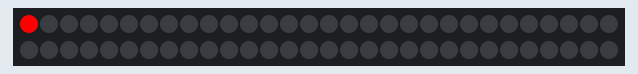
This program was run on a simulated Arduino Nano, built with avr-gcc and run on an emulated ATmega328P. Parts: 60 RGB LEDs in strip order, left to right, continuing on the next row.

Above: at 0.16 s.
At 4.26 s:
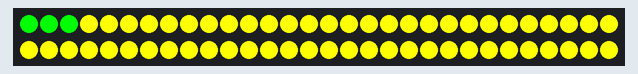
At 7.09 s:
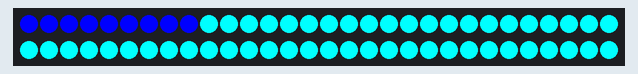
At 14.36 s:
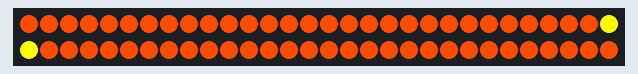
At 18.39 s:
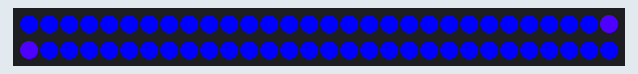
At 29.54 s:
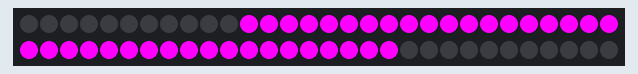

The program:

main.cpp
```cpp
#include <Adafruit_NeoPixel.h>
#include <config.h>

void setup()
{
    strip.begin();
    strip.setBrightness(255);
}

void colors()
{
    for (int i = 0; i < NUM_LEDS; i++) {
        strip.setPixelColor(i, strip.Color(255, 0, 0));
        strip.show();
        delay(20);
    }

    for (int i = 0; i < NUM_LEDS; i++) {
        strip.setPixelColor(i, strip.Color(255, 77, 0));
        strip.show();
        delay(20);
    }

    for (int i = 0; i < NUM_LEDS; i++) {
        strip.setPixelColor(i, strip.Color(255, 255, 0));
        strip.show();
        delay(20);
    }

    for (int i = 0; i < NUM_LEDS; i++) {
        strip.setPixelColor(i, strip.Color(0, 255, 0));
        strip.show();
        delay(20);
    }

    for (int i = 0; i < NUM_LEDS; i++) {
        strip.setPixelColor(i, strip.Color(0, 255, 255));
        strip.show();
        delay(20);
    }

    for (int i = 0; i < NUM_LEDS; i++) {
        strip.setPixelColor(i, strip.Color(0, 0, 255));
        strip.show();
        delay(20);
    }

    for (int i = 0; i < NUM_LEDS; i++) {
        strip.setPixelColor(i, strip.Color(77, 0, 255));
        strip.show();
        delay(20);
    }

    for (int i = 0; i < NUM_LEDS; i++) {
        strip.setPixelColor(i, strip.Color(255, 0, 255));
        strip.show();
        delay(20);
    }

    for (int i = 0; i < NUM_LEDS; i++) {
        strip.setPixelColor(i, strip.Color(0, 0, 0));
        strip.show();
        delay(20);
    }
}

void center()
{
    for (int i = NUM_LEDS / 2; i >= 0; i--) {
        strip.setPixelColor(NUM_LEDS - i - 1, strip.Color(255, 0, 0));
        strip.setPixelColor(i, strip.Color(255, 0, 0));
        strip.show();
        delay(30);
    }

    for (int i = NUM_LEDS / 2; i >= 0; i--) {
        strip.setPixelColor(NUM_LEDS - i - 1, strip.Color(255, 77, 0));
        strip.setPixelColor(i, strip.Color(255, 77, 0));
        strip.show();
        delay(30);
    }

    for (int i = NUM_LEDS / 2; i >= 0; i--) {
        strip.setPixelColor(NUM_LEDS - i - 1, strip.Color(255, 255, 0));
        strip.setPixelColor(i, strip.Color(255, 255, 0));
        strip.show();
        delay(30);
    }

    for (int i = NUM_LEDS / 2; i >= 0; i--) {
        strip.setPixelColor(NUM_LEDS - i - 1, strip.Color(0, 255, 0));
        strip.setPixelColor(i, strip.Color(0, 255, 0));
        strip.show();
        delay(30);
    }

    for (int i = NUM_LEDS / 2; i >= 0; i--) {
        strip.setPixelColor(NUM_LEDS - i - 1, strip.Color(0, 255, 255));
        strip.setPixelColor(i, strip.Color(0, 255, 255));
        strip.show();
        delay(30);
    }

    for (int i = NUM_LEDS / 2; i >= 0; i--) {
        strip.setPixelColor(NUM_LEDS - i - 1, strip.Color(0, 0, 255));
        strip.setPixelColor(i, strip.Color(0, 0, 255));
        strip.show();
        delay(30);
    }

    for (int i = NUM_LEDS / 2; i >= 0; i--) {
        strip.setPixelColor(NUM_LEDS - i - 1, strip.Color(77, 0, 255));
        strip.setPixelColor(i, strip.Color(77, 0, 255));
        strip.show();
        delay(30);
    }

    for (int i = NUM_LEDS / 2; i >= 0; i--) {
        strip.setPixelColor(NUM_LEDS - i - 1, strip.Color(255, 0, 255));
        strip.setPixelColor(i, strip.Color(255, 0, 255));
        strip.show();
        delay(30);
    }

    for (int i = NUM_LEDS / 2; i >= 0; i--) {
        strip.setPixelColor(NUM_LEDS - i - 1, strip.Color(0, 0, 0));
        strip.setPixelColor(i, strip.Color(0, 0, 0));
        strip.show();
        delay(30);
    }
}

void toCenter()
{
    for (int i = 0; i < NUM_LEDS / 2; i++) {
        strip.setPixelColor(i, strip.Color(255, 0, 0));
        strip.setPixelColor(NUM_LEDS - 1 - i, strip.Color(255, 0, 0));
        strip.show();
        delay(30);
    }

    for (int i = 0; i < NUM_LEDS / 2; i++) {
        strip.setPixelColor(i, strip.Color(255, 77, 0));
        strip.setPixelColor(NUM_LEDS - 1 - i, strip.Color(255, 77, 0));
        strip.show();
        delay(30);
    }

    for (int i = 0; i < NUM_LEDS / 2; i++) {
        strip.setPixelColor(i, strip.Color(255, 255, 0));
        strip.setPixelColor(NUM_LEDS - 1 - i, strip.Color(255, 255, 0));
        strip.show();
        delay(30);
    }

    for (int i = 0; i < NUM_LEDS / 2; i++) {
        strip.setPixelColor(i, strip.Color(0, 255, 0));
        strip.setPixelColor(NUM_LEDS - 1 - i, strip.Color(0, 255, 0));
        strip.show();
        delay(30);
    }

    for (int i = 0; i < NUM_LEDS / 2; i++) {
        strip.setPixelColor(i, strip.Color(0, 255, 255));
        strip.setPixelColor(NUM_LEDS - 1 - i, strip.Color(0, 255, 255));
        strip.show();
        delay(30);
    }

    for (int i = 0; i < NUM_LEDS / 2; i++) {
        strip.setPixelColor(i, strip.Color(0, 0, 255));
        strip.setPixelColor(NUM_LEDS - 1 - i, strip.Color(0, 0, 255));
        strip.show();
        delay(30);
    }

    for (int i = 0; i < NUM_LEDS / 2; i++) {
        strip.setPixelColor(i, strip.Color(133, 0, 255));
        strip.setPixelColor(NUM_LEDS - 1 - i, strip.Color(133, 0, 255));
        strip.show();
        delay(30);
    }

    for (int i = 0; i < NUM_LEDS / 2; i++) {
        strip.setPixelColor(i, strip.Color(255, 0, 255));
        strip.setPixelColor(NUM_LEDS - 1 - i, strip.Color(255, 0, 255));
        strip.show();
        delay(30);
    }

    for (int i = 0; i < NUM_LEDS / 2; i++) {
        strip.setPixelColor(i, strip.Color(0, 0, 0));
        strip.setPixelColor(NUM_LEDS - 1 - i, strip.Color(0, 0, 0));
        strip.show();
        delay(30);
    }
}

void rainbow()
{
    unsigned long startTime = millis();
    unsigned long elapsedTime = 0;
    unsigned long rainbowTime = 30000;
    int rainbow = 0;

    while (elapsedTime < rainbowTime) {
        strip.rainbow(rainbow);
        strip.show();
        delay(15);

        elapsedTime = millis() - startTime;
        rainbow -= 256;
    }
}

void toBlack()
{
    for (int i = 0; i < NUM_LEDS / 2; i++) {
        strip.setPixelColor(i, strip.Color(0, 0, 0));
        strip.setPixelColor(NUM_LEDS - 1 - i, strip.Color(0, 0, 0));
        strip.show();
        delay(30);
    }
}

void commet()
{
    unsigned long startTime = millis();
    unsigned long elapsedTime = 0;
    unsigned long commetTime = 30000;

    while (elapsedTime < commetTime) {
        for (int i = NUM_LEDS - 1; i >= 0; i--) {
            for (int j = 0; j < NUM_LEDS; j++) {
                int brightness = map((j + i) % NUM_LEDS, 0, NUM_LEDS / 2, 0, 255);
                brightness = constrain(brightness, 0, 255);
                if ((j + i) % NUM_LEDS >= NUM_LEDS / 2) {
                    strip.setPixelColor(j, strip.Color(0, 0, 0));
                } else {
                    strip.setPixelColor(j, strip.Color(0, brightness, brightness));
                }
            }
            strip.show();
            delay(30);

            elapsedTime = millis() - startTime;
        }
    }
}

void loop()
{
    colors();
    center();
    toCenter();
    rainbow();
    toBlack();
    commet();
    toBlack();
}
```

config.h
```cpp
#include <Adafruit_NeoPixel.h>

int PIN = 6;
int NUM_LEDS = 60;

Adafruit_NeoPixel strip = Adafruit_NeoPixel(NUM_LEDS, PIN, NEO_GRB + NEO_KHZ800);
```
